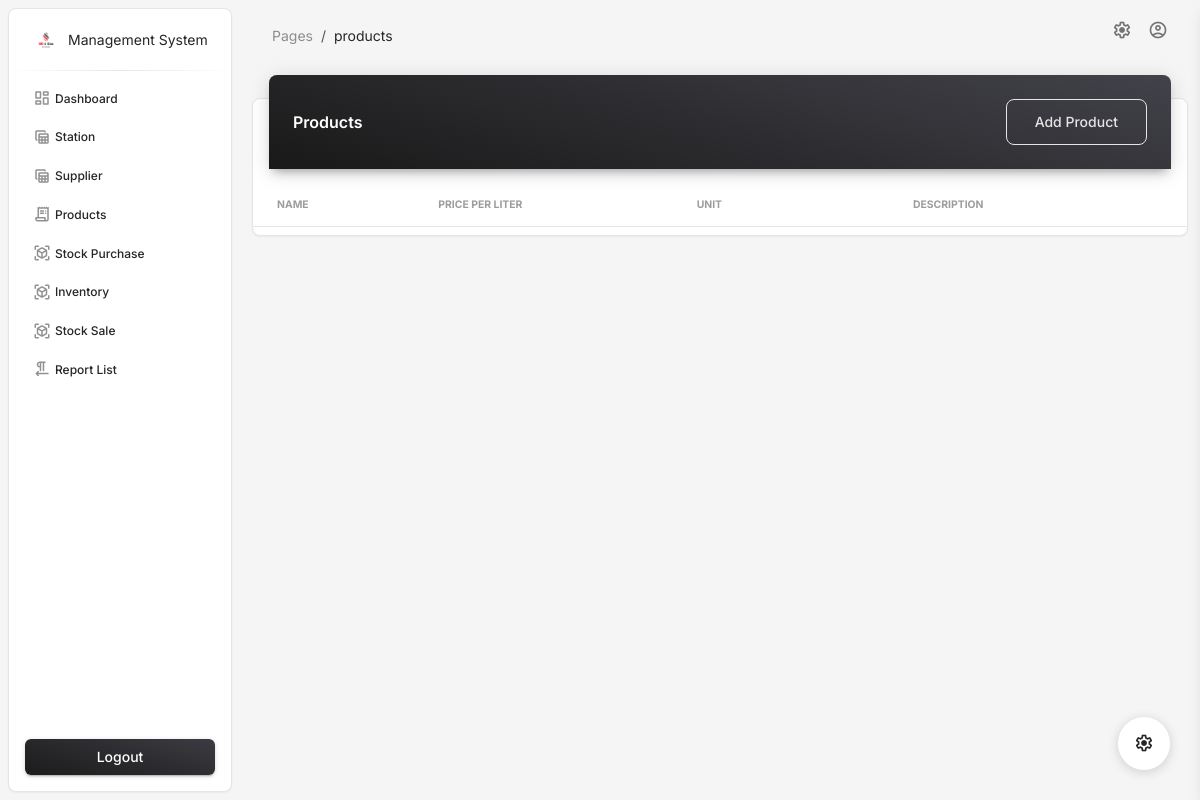
/products/, run on an earlier commit of the app's database.
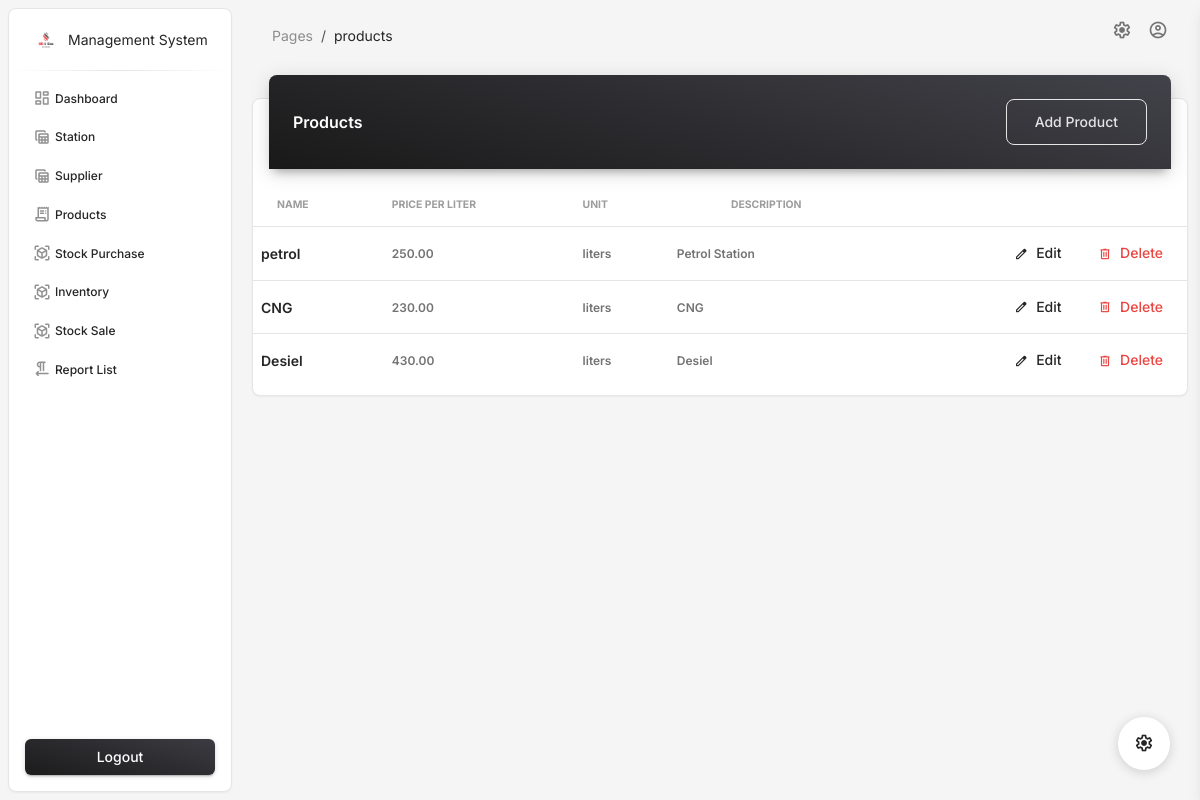
And on a later commit of the database.
### app/models.py (models this page shows, shortened)
class Product(models.Model):
    name = models.CharField(max_length=50)
    price_per_liter = models.DecimalField(max_digits=10, decimal_places=2)
    unit = models.CharField(max_length=10, default="liters")  # Unit of measurement
    description = models.TextField(blank=True, null=True)

### app/views.py (the view)
# urls.py: path('products/', product, name='products'),
def product(request):
    products = Product.objects.all()
    return render(request, 'products/products.html', {'products': products})

### templates/products/products.html (shortened to what the changed rows need)
{% extends "base.html" %}
{% block main %}
<div class="container-fluid py-2">
    <div class="row">
        <div class="col-12">
            <div class="card my-4">
                <div class="card-body px-0 pb-2">
                    <div class="table-responsive p-0">
                        <table class="table align-items-center mb-0">
                            <thead>
                                <tr>
                                    <th class="text-uppercase text-secondary text-xxs font-weight-bolder opacity-7">Name</th>
                                    <th class="text-uppercase text-secondary text-xxs font-weight-bolder opacity-7 ps-2">Price per Liter</th>
                                    <th class="text-uppercase text-secondary text-xxs font-weight-bolder opacity-7 ps-2">Unit</th>
                                    <th class="text-center text-uppercase text-secondary text-xxs font-weight-bolder opacity-7">Description</th>
                                    <th class="text-secondary opacity-7"></th>
                                </tr>
                            </thead>
                            <tbody>
                                {% for product in products %}
                                <tr>
                                    <td>
                                        <h6 class="mb-0 text-sm">{{ product.name }}</h6>
                                    </td>
                                    <td>
                                        <p class="text-xs font-weight-bold mb-0">{{ product.price_per_liter }}</p>
                                    </td>
                                    <td>
                                        <p class="text-xs font-weight-bold mb-0">{{ product.unit }}</p>
                                    </td>
                                    <td>
                                        <p class="text-xs font-weight-bold mb-0">{{ product.description }}</p>
                                    </td>
                                    <td>
                                        <div class="ms-auto text-end">
                                            <a
                                                class="btn btn-link text-dark px-3 mb-0 edit-btn"
                                                data-bs-toggle="modal"
                                                data-bs-target="#editProductModal"
                                                data-id="{{ product.id }}"
                                                data-name="{{ product.name }}"
                                                data-price="{{ product.price_per_liter }}"
                                                data-unit="{{ product.unit }}"
                                                data-description="{{ product.description }}">
                                                <i class="material-symbols-rounded text-sm me-2">edit</i>Edit
                                            </a>
                                            <a class="btn btn-link text-danger text-gradient px-3 mb-0" href="{% url 'delete_product' product.id %}">
                                                <i class="material-symbols-rounded text-sm me-2">delete</i>Delete
                                            </a>
                                        </div>
                                    </td>
                                </tr>
                                {% endfor %}
                            </tbody>
                        </table>
                    </div>
                </div>
            </div>
        </div>
    </div>
</div>
{% endblock main %}

What changed in the data, as far as the page shows it:
added Product: name "petrol", price_per_liter "250.00", unit "liters", description "Petrol Station"
added Product: name "CNG", price_per_liter "230.00", unit "liters", description "CNG"
added Product: name "Desiel", price_per_liter "430.00", unit "liters", description "Desiel"
